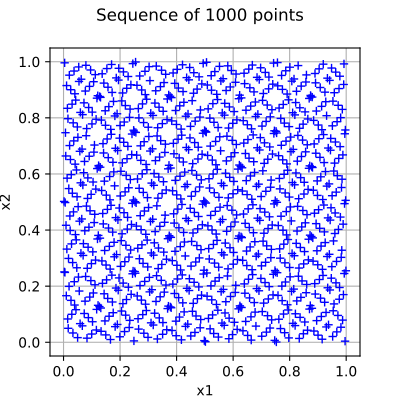

Recreate this plot in Python.
import openturns as ot
from matplotlib import pyplot as plt
from openturns.viewer import View

# Generate points with the given sequence
sequence = ot.SobolSequence(2)
sample = sequence.generate(1000)

# Create the graph
graph = ot.Graph("Sequence of 1000 points", "x1", "x2", True, "")
cloud = ot.Cloud(sample)
graph.add(cloud)

# Draw the graph
fig = plt.figure(figsize=(4, 4))
axis = fig.add_subplot(111)
View(graph, figure=fig, axes=[axis], add_legend=False)
axis.set_xlim(auto=True)
